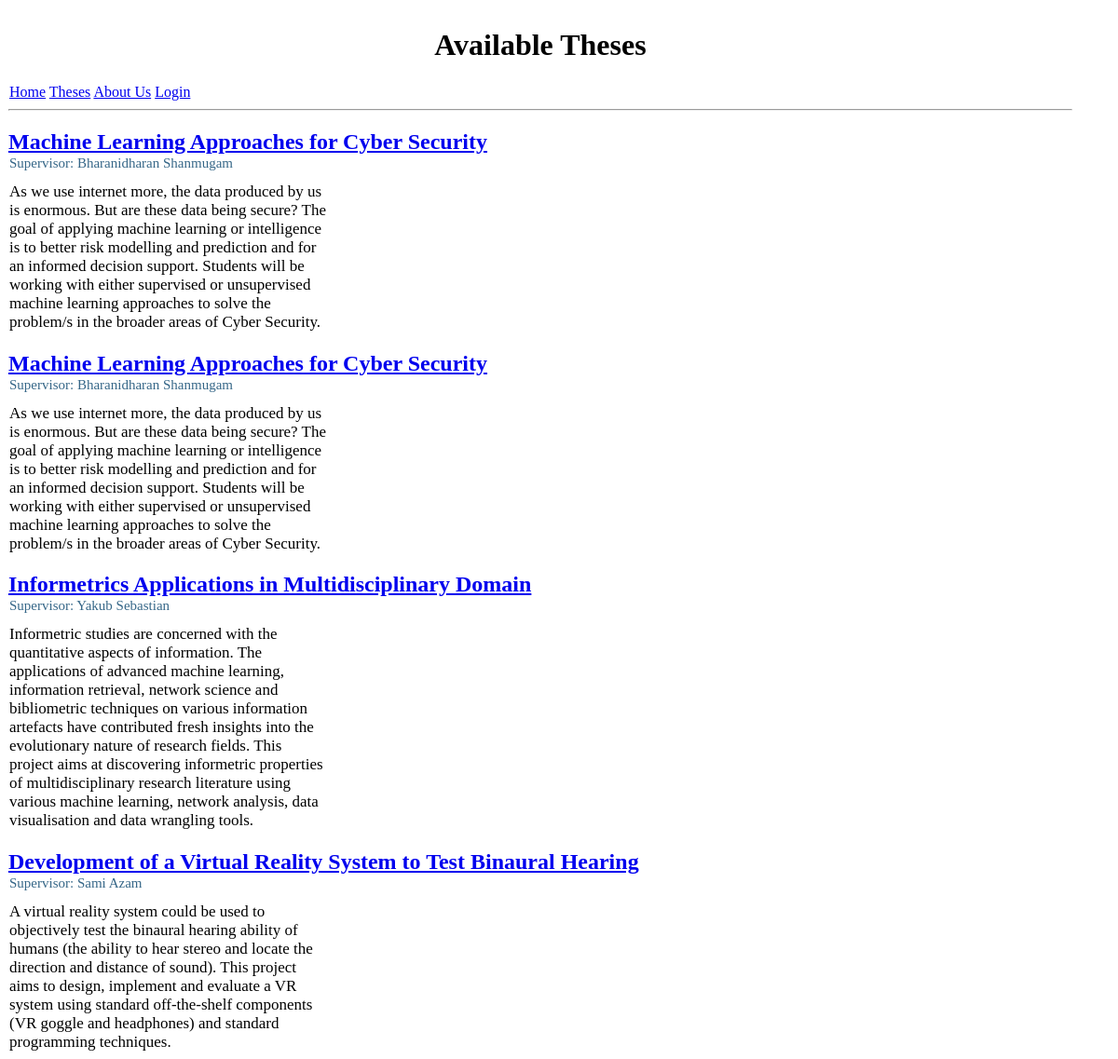
The page /page2/ (upper part) on the database as committed earlier.
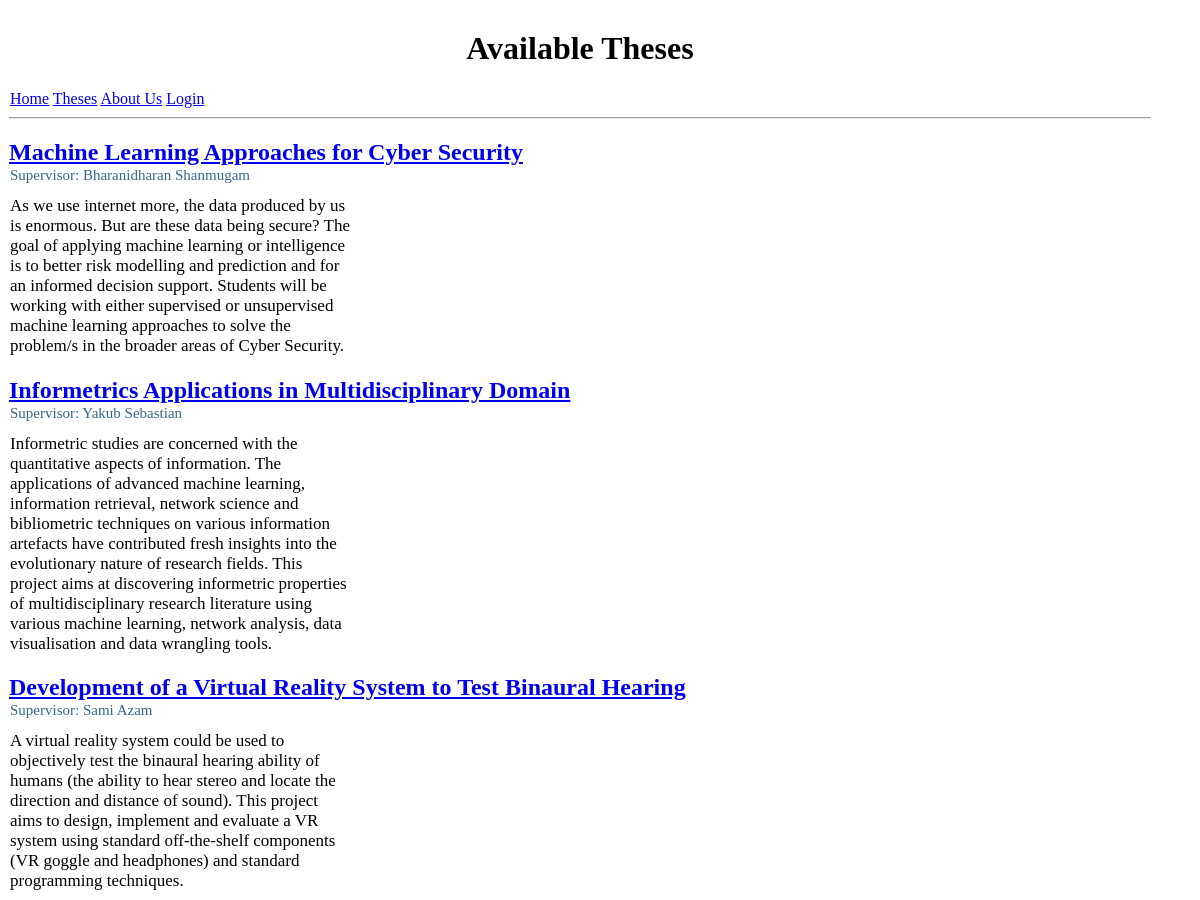
The same page on the database as committed later.
### assignment2_app/models.py (models this page shows, shortened)
class Project(models.Model):
  tid = models.CharField(max_length=3, primary_key=True)
  title = models.CharField(max_length=100)
  desc = models.TextField(max_length=1500)
  supName = models.CharField(max_length=30)
  is_approved = models.BooleanField(default=False)
  is_request = models.BooleanField(default=True)

### assignment2_app/views.py (the view)
# urls.py: re_path(r'^page2/?$', views.page2, name='page2'),
def page2(request):
   theses = Project.objects.all()
   user = request.user
   is_supervisor = False
   is_coordinator = False
   if user.is_authenticated:
      if user.role == Accounts.Role.Supervisor :
         is_supervisor = True
      elif user.role == Accounts.Role.Coordinator:
         is_coordinator = True
   page_data = {
      "theses": theses,
      "is_supervisor" : is_supervisor,
      "is_coordinator": is_coordinator
   }
   return render(request, 'assignment2_app/page2.html', page_data)

### assignment2_app/templates/assignment2_app/page2.html (shortened to what this page needs)
{% extends "assignment2_app/base.html" %}
{% block page_heading %}
{% load static %}
<link rel = "stylesheet" type = "text/css" href = "{% static 'css/styles.css' %}">
<h1 class = "page_headings"><str>Available Theses</str></h1>
{% endblock %}
{% block main_body %}
{% for thesis in theses %}
{%if thesis.is_approved %}
<h2><a href="{% url 'details' thesis.tid %}">{{ thesis.title }}</a></h2>
<div class= "supervisor_name"> Supervisor: {{ thesis.supName }} </div>
<div class= "desc"> {{ thesis.desc }} </div>
{% endif %}
{% endfor %}
{% endblock %}

### assignment2_app/templates/assignment2_app/base.html (shortened to what this page needs)
<!DOCTYPE html>
<html lang = "es">
{% load static %}
<link rel = "stylesheet" type = "text/css" href = "{% static 'css/styles.css' %}"/>
  <head>
  </head>
  <body>
    <div>
      {% block page_heading %}<h1 >No Heading Implemented!</h1>{% endblock %}
      <div>
        <nav>
          {% if request.user.is_authenticated %}
            <a href="{% url 'homepage' %}">Home</a>
            <a href="{% url 'page2' %}">Theses</a>
            <a href="{% url 'about' %}">About Us</a>
            <a href="{% url 'dashboard' user.id %}">Profile</a>
            <a href="{% url 'logout' %}" >Logout</a>
            {% else %}
            <a href="{% url 'homepage' %}">Home</a>
            <a href="{% url 'page2' %}">Theses</a>
            <a href="{% url 'about' %}">About Us</a>
            <a href="{% url 'login' %}">Login</a>
          {% endif %}
        </nav>
      </div>
      <hr>
      {% block main_body %}{% endblock %}
    </div>
  </body>
</html>

### static/css/styles.css (style rules this page uses)
.supervisor_name { color:rgb(54, 103, 136); margin-top: -20px; font-size: 15px; }
div { margin-right: 40px; padding:1px; }
.desc { width:30%; margin-top:10px; font-size: 17px; }
.page_headings { text-align: center; }

Rows that differ between the two databases and show on the page:
removed Project: title "Machine Learning Approaches for Cyber Security", supName "Bharanidharan Shanmugam", desc "As we use internet more, the data produced by us is enormous. But are these data being secure? The goal of applying machine learning or intelligence is to better risk modelling and prediction and for an informed decision support. Students will be working with either supervised or unsupervised machine learning approaches to solve the problem/s in the broader areas of Cyber Security."
